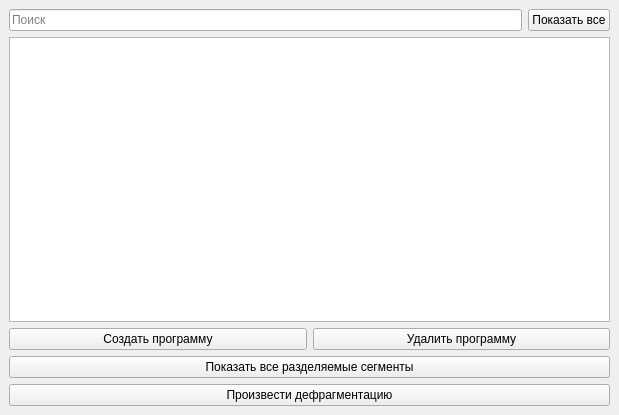
<?xml version="1.0" encoding="UTF-8"?>
<ui version="4.0">
 <class>MainWindow</class>
 <widget class="QMainWindow" name="MainWindow">
  <property name="geometry">
   <rect>
    <x>0</x>
    <y>0</y>
    <width>619</width>
    <height>415</height>
   </rect>
  </property>
  <property name="windowTitle">
   <string>Менеджер памяти</string>
  </property>
  <widget class="QWidget" name="centralWidget">
   <layout class="QVBoxLayout" name="verticalLayout">
    <item>
     <layout class="QHBoxLayout" name="horizontalLayout_2">
      <item>
       <widget class="QLineEdit" name="searchLineEdit">
        <property name="placeholderText">
         <string>Поиск</string>
        </property>
       </widget>
      </item>
      <item>
       <widget class="QPushButton" name="showAllProgsButton">
        <property name="text">
         <string>Показать все</string>
        </property>
       </widget>
      </item>
     </layout>
    </item>
    <item>
     <widget class="QListWidget" name="listProgramsWidget">
      <property name="editTriggers">
       <set>QAbstractItemView::EditTrigger::NoEditTriggers</set>
      </property>
     </widget>
    </item>
    <item>
     <layout class="QHBoxLayout" name="buttonsLayout">
      <item>
       <widget class="QPushButton" name="createProgramButton">
        <property name="text">
         <string>Создать программу</string>
        </property>
       </widget>
      </item>
      <item>
       <widget class="QPushButton" name="removeProgramButton">
        <property name="text">
         <string>Удалить программу</string>
        </property>
       </widget>
      </item>
     </layout>
    </item>
    <item>
     <widget class="QPushButton" name="listSharedButton">
      <property name="text">
       <string>Показать все разделяемые сегменты</string>
      </property>
     </widget>
    </item>
    <item>
     <widget class="QPushButton" name="defragmentButton">
      <property name="text">
       <string>Произвести дефрагментацию</string>
      </property>
     </widget>
    </item>
   </layout>
  </widget>
 </widget>
 <resources/>
 <connections/>
</ui>
